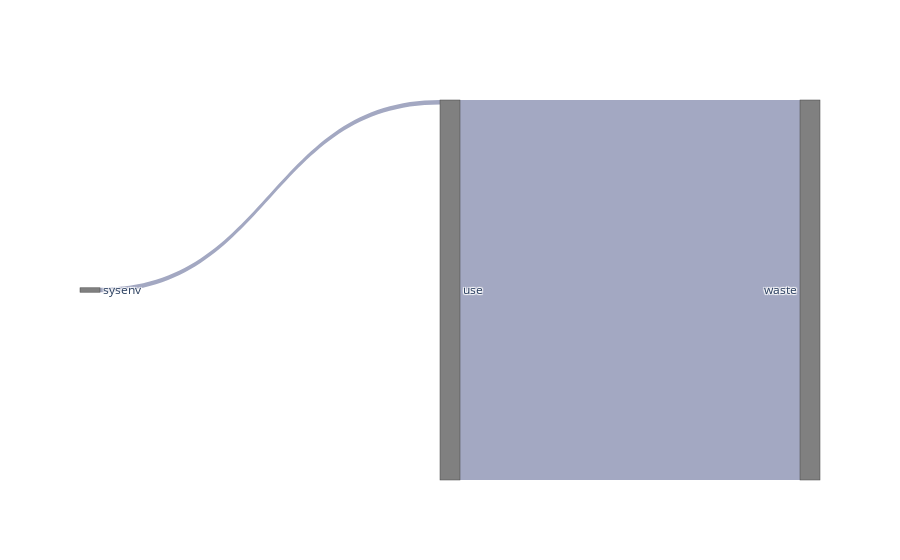

Notebook cell for this chart:
### Code cell
fig = fde.PlotlySankeyPlotter(mfa=ConcreteMFA_FR, exclude_processes=[]).plot()
fig.show()

### Figure 1 — Plotly figure (JSON) as saved in the notebook; plotly's stock layout.template omitted (floating-point values rounded to 4 significant figures)
{"data": [{"arrangement": "snap", "link": {"color": ["hsl(230,20,70)", "hsl(230,20,70)"], "label": ["sysenv => use", "use => waste"], "source": [0, 1], "target": [1, 2], "value": [1566000000.0, 134700000000.0]}, "node": {"color": ["gray", "gray", "gray"], "label": ["sysenv", "use", "waste"], "pad": 10}, "type": "sankey"}], "layout": {}}
